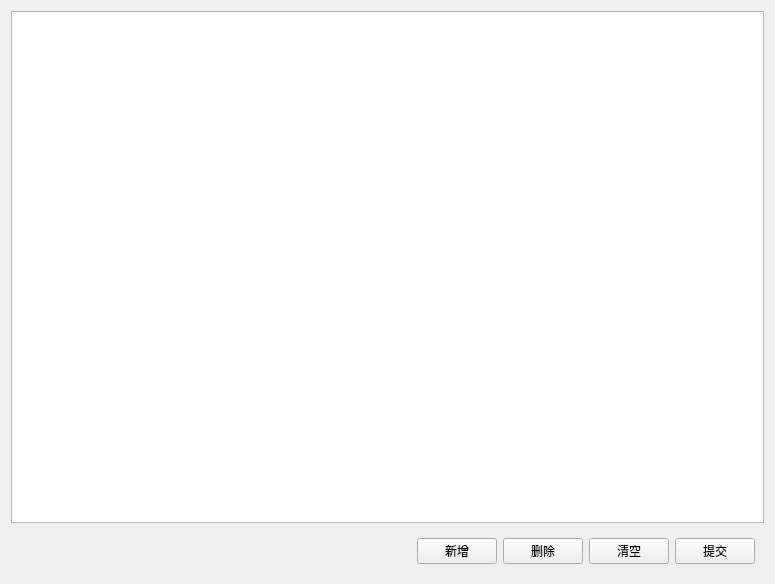
<?xml version="1.0" encoding="UTF-8"?>
<ui version="4.0">
 <class>FrmRMTimertask</class>
 <widget class="QWidget" name="FrmRMTimertask">
  <property name="geometry">
   <rect>
    <x>0</x>
    <y>0</y>
    <width>775</width>
    <height>584</height>
   </rect>
  </property>
  <property name="windowTitle">
   <string>Form</string>
  </property>
  <layout class="QGridLayout" name="gridLayout">
   <item row="0" column="0">
    <widget class="QTableView" name="tablemain"/>
   </item>
   <item row="1" column="0">
    <widget class="QWidget" name="widget_bottom" native="true">
     <layout class="QHBoxLayout" name="horizontalLayout">
      <item>
       <spacer name="horizontalSpacer">
        <property name="orientation">
         <enum>Qt::Horizontal</enum>
        </property>
        <property name="sizeHint" stdset="0">
         <size>
          <width>453</width>
          <height>20</height>
         </size>
        </property>
       </spacer>
      </item>
      <item>
       <widget class="QPushButton" name="btn_add">
        <property name="text">
         <string>新增</string>
        </property>
       </widget>
      </item>
      <item>
       <widget class="QPushButton" name="btn_delete">
        <property name="text">
         <string>删除</string>
        </property>
       </widget>
      </item>
      <item>
       <widget class="QPushButton" name="btn_clear">
        <property name="text">
         <string>清空</string>
        </property>
       </widget>
      </item>
      <item>
       <widget class="QPushButton" name="btn_save">
        <property name="text">
         <string>提交</string>
        </property>
       </widget>
      </item>
     </layout>
    </widget>
   </item>
  </layout>
 </widget>
 <resources/>
 <connections/>
</ui>
